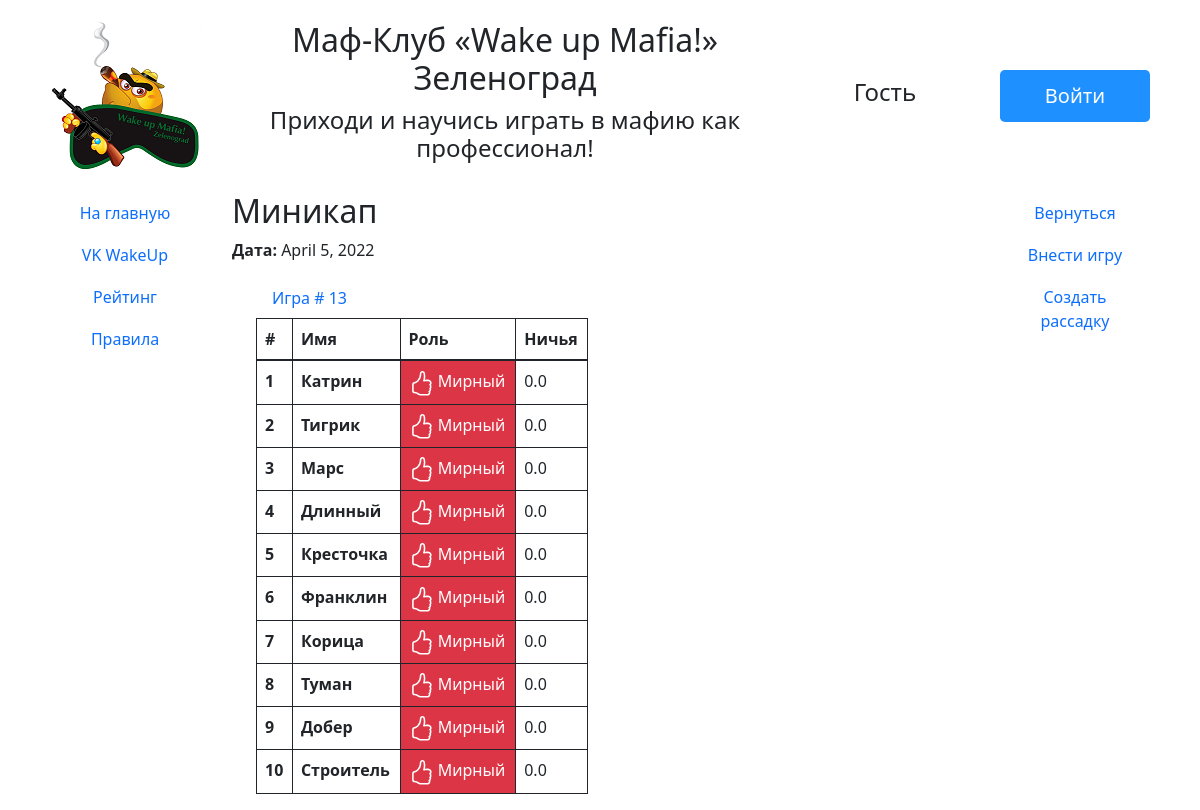
The app's page /mafia/event/2 with its own data.
### Mafia/models.py (models this page shows, shortened)
class Event(models.Model):
    TYPE = [
        ('FUN', 'Клубные игры'),
        ('MINI', 'Миникап'),
    ]
    name = models.CharField(max_length=100)
    date_event = models.DateField(auto_now=False)
    date_insert = models.DateField(auto_now_add=True, editable=False)
    judge = models.ForeignKey(User, on_delete=models.DO_NOTHING)
    type = models.CharField(max_length=20, choices=TYPE, default='FUN')
    active = models.BooleanField(default=True)

class Game(models.Model):
    TEAM = [
        ('BLACK', 'Победа черных'),
        ('RED', 'Победа красных'),
        ('NONE', 'Нет результата')
    ]
    event_id = models.ForeignKey(Event, on_delete=models.CASCADE)
    win = models.CharField(max_length=20, choices=TEAM, default='NONE')
    active = models.BooleanField(default=True)

class Player(models.Model):
    ROLE = [
        ('CITIZEN', 'Мирный'),
        ('SHERIFF', 'Шериф'),
        ('MAFIA', 'Мафия'),
        ('DON', 'Дон'),
    ]
    NUMBER = [
        (1, 'Игрок #1'),
        (2, 'Игрок #2'),
        (3, 'Игрок #3'),
        (4, 'Игрок #4'),
        (5, 'Игрок #5'),
        (6, 'Игрок #6'),
        (7, 'Игрок #7'),
        (8, 'Игрок #8'),
        (9, 'Игрок #9'),
        (10, 'Игрок #10'),
    ]
    ADD_POINTS = [
        (0, 0),
        (-0.5, -0.5),
        (0.1, 0.1),
        (0.2, 0.2),
        (0.25, 0.25),
        (0.3, 0.3),
        (0.4, 0.4),
        (0.5, 0.5),
        (0.6, 0.6),
        (0.7, 0.7),
    ]
    COMMENT = [
        (0, 0),
        (1, 1),
        (2, 2),
        (3, 3),
        (4, 4),
    ]
    game_id = models.ForeignKey(Game, on_delete=models.CASCADE)
    people_id = models.ForeignKey(User, on_delete=models.DO_NOTHING)
    number = models.IntegerField(choices=NUMBER)
    role = models.CharField(max_length=20, choices=ROLE, default='CITIZEN')
    best_move = models.CharField(max_length=20, default='none')
    point = models.FloatField(default=0)
    add_point = models.FloatField(choices=ADD_POINTS, default=0)
    comment = models.IntegerField(choices=COMMENT, default=0)
    active = models.BooleanField(default=True)

### Mafia/views.py (the view)
# urls.py: path('event/<int:event_id>', views.event, name='event'),
def event(request, event_id):
    try:
        event_id = Event.objects.get(id=event_id)
    except Event.DoesNotExist:
        raise Http404("Event does not exist")
    game_with_player = []
    games = Game.objects.filter(event_id=event_id)
    for game in games:
        players = Player.objects.filter(game_id=game).order_by('number')
        game_with_player.append([game, players])
    return render(request, 'event.html', context={'event': event_id, 'game_with_player': game_with_player, })

### Mafia/templates/event.html
{% extends "base_generic.html" %}
{% load static %}
{% block content %}
  <h2>{{ event.name }}</h2>
  <p><strong>Дата:</strong> {{ event.date_event }}</p>
  {% if game_with_player %}
  <div class="container">
    <div class="row">
      {% for game in game_with_player %}
          <div class="col-xl-6 col-md-12">
            <a class="nav-link" href="./{{ event.id }}/{{ game.0.id }}">Игра # {{ game.0.id }}</a>
            <table class="table table-bordered border-dark">
              <thead>
                <tr>
                  <th>#</th>
                  <th>Имя</th>
                  <th>Роль</th>
                  {% if game.0.win == "RED" %}
                  <th class="bg-danger text-white"> Красные </th>
                  {% elif game.0.win == "BLACK" %}
                  <th class="bg-dark text-white"> Черные </th>
                  {% else %}
                  <th class=".bg-light"> Ничья </th>
                  {% endif %}
                </tr>
              </thead>
              <tbody>
                {% for player in game.1 %}
                <tr>
                  <th>{{ player.number }} </th>
                  <th>{{ player.people_id }}</th>
                  {% if player.role == "CITIZEN" %}
                    {% if player.best_move == "none" %}
                      <td class="bg-danger text-white">
                        <img src="{% static '/icon/hand-thumbs-up.svg' %}" alt="" width="auto" height="auto">
                        Мирный
                      </td>
                    {% else %}
                      <td class="bg-danger text-white">
                        <img src="{% static '/icon/bullseye.svg' %}" alt="" width="auto" height="auto">
                        Мирный
                      </td>
                    {% endif %}
                  {% elif player.role == "MAFIA" %}
                    <td class="bg-dark text-white">
                      <img src="{% static '/icon/revolver-gun.svg' %}" alt="" width="auto" height="auto">
                      Мафия
                    </td>
                  {% elif player.role == "DON" %}
                    <td class="bg-dark text-white">
                      <img src="{% static '/icon/fedora-hat.svg' %}" alt="" width="auto" height="auto">
                      Дон
                    </td>
                  {% elif player.role == "SHERIFF" %}
                    <td class="bg-success text-white">
                      <img src="{% static '/icon/sheriff-star.svg' %}" alt="" width="auto" height="auto">
                      Шериф
                    </td>
                  {% else %}
                    <td class="bg-light">Приезжий</td>
                  {% endif %}
                  <td>{{ player.point }}</td>
                </tr>
                {% endfor%}
              </tbody>
            </table>
          </div>
      {% endfor%}
    </div>
  </div>
  {% endif %}
{% endblock %}
{% block sidebar %}
  <div class="nav flex-column" aria-orientation="vertical">
    <li><a class="nav-link btn btn-panel" href="/">Вернуться</a></li>
    <li><a class="nav-link btn btn-panel" href="./{{ event.id }}/create_game">Внести игру</a></li>
    <li><a class="nav-link btn btn-panel" href="./{{ event.id }}/generate_game">Создать рассадку</a></li>
  </div>
{% endblock %}

### Mafia/templates/base_generic.html (shortened to what this page needs)
<!DOCTYPE html>
<html lang="en">
<head>
    {% load static %}
    <link rel="stylesheet" href="{% static '/css/bootstrap.min.css' %}">
    <link rel="stylesheet" href="{% static '/css/styles.css' %}">
</head>
<body>
    <header>
        <div class="container">
            <div class="row">
                <div class="col-xl-2 col-md-12 text-center align-self-center">
                    <a href="{% url 'index' %}">
                        <img src="{% static '/img/logo_vk.png' %}">
                    </a>
                </div>
                <div class="col-xl-6 col-md-12 text-center align-self-center">
                    <h2>Маф-Клуб «Wake up Mafia!» Зеленоград</h2>
                    <h4>Приходи и научись играть в мафию как профессионал!</h4>
                </div>
                <div class="col-xl-2 col-md-12 text-center align-self-center">
                    {% if user.is_authenticated %}
                        <h4>{{ user.get_username }}</h4>
                    {% else %}
                        <h4>Гость</h4>
                    {% endif %}
                </div>
                <div class="col-xl-2 col-md-12 text-center align-self-center">
                    {% if user.is_authenticated %}
                        <a href="{% url 'logout'%}?next={{request.path}}" class="btn btn-itd btn-lg">Выход</a>
                    {% else %}
                        <a href="{% url 'login'%}?next={{request.path}}" class="btn btn-itd btn-lg">Войти</a>
                    {% endif %}
                </div>
            </div>
        </div>
    </header>
    <div class="container">
        <div class="row">
            <div class="col-xl-2 col-md-12">
                <div class="nav flex-column" aria-orientation="vertical">
                    <a class="nav-link btn btn-panel" href="{% url 'index' %}">На главную</a>
                    <a class="nav-link btn btn-panel" href="https://vk.com/wakeupmafia">VK WakeUp</a>
                    <a class="nav-link btn btn-panel" href="{% url 'rating' %}">Рейтинг</a>
                    <a class="nav-link btn btn-panel" href="#v-pills-settings">Правила</a>
                </div>
            </div>
            <div class="col-xl-8 col-md-12">
                {% block content %}
                {% endblock %}
            </div>
            <div class="col-xl-2 col-md-12">
                {% block sidebar %}
                {% endblock %}
            </div>
        </div>
    </div>
</body>
</html>

### Mafia/static/css/styles.css (style rules this page uses)
:root { --color1: #1E90FF; --color2: #0000FF; }
header { padding: 20px 0; background: white; background-size: 100%; }
.btn-itd { display: block; max-width: 150px; margin: 0 auto; padding: 10px 10px; color: var(--bs-white); background-color: var(--color1); }

### records on screen
Event: name "Миникап", date_event "April 5, 2022"
Game: id "13", win "Ничья"
Player: number "1", people_id "Катрин", point "0.0"
Player: number "2", people_id "Тигрик", point "0.0"
Player: number "3", people_id "Марс", point "0.0"
Player: number "4", people_id "Длинный", point "0.0"
Player: number "5", people_id "Кресточка", point "0.0"
Player: number "6", people_id "Франклин", point "0.0"
Player: number "7", people_id "Корица", point "0.0"
Player: number "8", people_id "Туман", point "0.0"
Player: number "9", people_id "Добер", point "0.0"
Player: number "10", people_id "Строитель", point "0.0"
